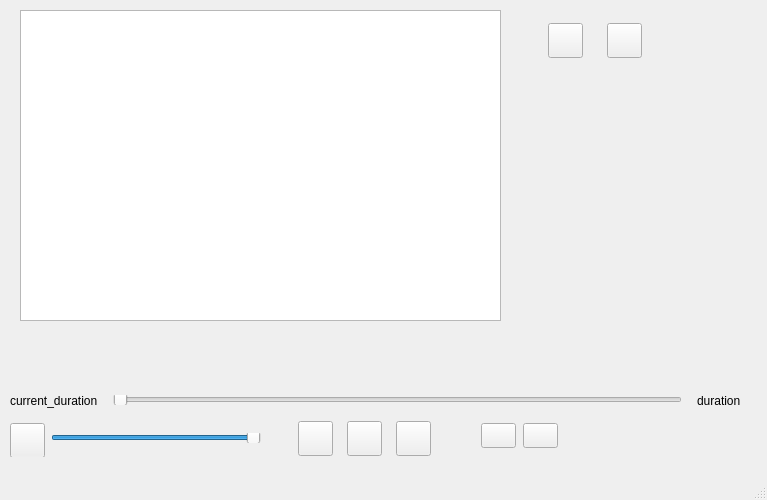
<?xml version="1.0" encoding="UTF-8"?>
<ui version="4.0">
 <class>MainWindow</class>
 <widget class="QMainWindow" name="MainWindow">
  <property name="enabled">
   <bool>true</bool>
  </property>
  <property name="geometry">
   <rect>
    <x>0</x>
    <y>0</y>
    <width>767</width>
    <height>500</height>
   </rect>
  </property>
  <property name="minimumSize">
   <size>
    <width>767</width>
    <height>500</height>
   </size>
  </property>
  <property name="maximumSize">
   <size>
    <width>767</width>
    <height>500</height>
   </size>
  </property>
  <property name="windowTitle">
   <string>MainWindow</string>
  </property>
  <widget class="QWidget" name="centralwidget">
   <widget class="QListWidget" name="SongList">
    <property name="geometry">
     <rect>
      <x>20</x>
      <y>10</y>
      <width>481</width>
      <height>311</height>
     </rect>
    </property>
   </widget>
   <widget class="QLabel" name="track_name">
    <property name="geometry">
     <rect>
      <x>150</x>
      <y>370</y>
      <width>361</width>
      <height>20</height>
     </rect>
    </property>
    <property name="text">
     <string/>
    </property>
   </widget>
   <widget class="QWidget" name="layoutWidget">
    <property name="geometry">
     <rect>
      <x>10</x>
      <y>420</y>
      <width>251</width>
      <height>37</height>
     </rect>
    </property>
    <layout class="QHBoxLayout" name="horizontalLayout_2">
     <item>
      <widget class="QPushButton" name="mute">
       <property name="sizePolicy">
        <sizepolicy hsizetype="Minimum" vsizetype="Preferred">
         <horstretch>0</horstretch>
         <verstretch>5</verstretch>
        </sizepolicy>
       </property>
       <property name="minimumSize">
        <size>
         <width>35</width>
         <height>35</height>
        </size>
       </property>
       <property name="maximumSize">
        <size>
         <width>30</width>
         <height>30</height>
        </size>
       </property>
       <property name="mouseTracking">
        <bool>false</bool>
       </property>
       <property name="text">
        <string/>
       </property>
       <property name="icon">
        <iconset resource="icons.qrc">
         <normaloff>:/img/on_volume.png</normaloff>:/img/on_volume.png</iconset>
       </property>
       <property name="iconSize">
        <size>
         <width>30</width>
         <height>30</height>
        </size>
       </property>
      </widget>
     </item>
     <item>
      <widget class="QSlider" name="Volume">
       <property name="sizePolicy">
        <sizepolicy hsizetype="Expanding" vsizetype="Preferred">
         <horstretch>0</horstretch>
         <verstretch>0</verstretch>
        </sizepolicy>
       </property>
       <property name="maximumSize">
        <size>
         <width>16777215</width>
         <height>10</height>
        </size>
       </property>
       <property name="maximum">
        <number>100</number>
       </property>
       <property name="value">
        <number>100</number>
       </property>
       <property name="orientation">
        <enum>Qt::Horizontal</enum>
       </property>
      </widget>
     </item>
    </layout>
   </widget>
   <widget class="QWidget" name="layoutWidget">
    <property name="geometry">
     <rect>
      <x>10</x>
      <y>385</y>
      <width>731</width>
      <height>31</height>
     </rect>
    </property>
    <layout class="QHBoxLayout" name="horizontalLayout">
     <property name="spacing">
      <number>15</number>
     </property>
     <property name="sizeConstraint">
      <enum>QLayout::SetDefaultConstraint</enum>
     </property>
     <property name="leftMargin">
      <number>0</number>
     </property>
     <item>
      <widget class="QLabel" name="current_duration_ms">
       <property name="text">
        <string>current_duration</string>
       </property>
      </widget>
     </item>
     <item>
      <widget class="QSlider" name="Duration">
       <property name="maximumSize">
        <size>
         <width>16777215</width>
         <height>10</height>
        </size>
       </property>
       <property name="maximum">
        <number>1000</number>
       </property>
       <property name="orientation">
        <enum>Qt::Horizontal</enum>
       </property>
       <property name="tickPosition">
        <enum>QSlider::NoTicks</enum>
       </property>
      </widget>
     </item>
     <item>
      <widget class="QLabel" name="duration_ms">
       <property name="text">
        <string>duration</string>
       </property>
      </widget>
     </item>
    </layout>
   </widget>
   <widget class="QWidget" name="layoutWidget">
    <property name="geometry">
     <rect>
      <x>290</x>
      <y>420</y>
      <width>150</width>
      <height>37</height>
     </rect>
    </property>
    <layout class="QHBoxLayout" name="horizontalLayout_3">
     <item>
      <widget class="QPushButton" name="Back">
       <property name="sizePolicy">
        <sizepolicy hsizetype="Maximum" vsizetype="Fixed">
         <horstretch>0</horstretch>
         <verstretch>0</verstretch>
        </sizepolicy>
       </property>
       <property name="minimumSize">
        <size>
         <width>35</width>
         <height>35</height>
        </size>
       </property>
       <property name="maximumSize">
        <size>
         <width>35</width>
         <height>35</height>
        </size>
       </property>
       <property name="text">
        <string/>
       </property>
       <property name="icon">
        <iconset resource="icons.qrc">
         <normaloff>:/img/back.png</normaloff>:/img/back.png</iconset>
       </property>
       <property name="iconSize">
        <size>
         <width>35</width>
         <height>35</height>
        </size>
       </property>
      </widget>
     </item>
     <item>
      <widget class="QPushButton" name="Play">
       <property name="sizePolicy">
        <sizepolicy hsizetype="Maximum" vsizetype="Fixed">
         <horstretch>0</horstretch>
         <verstretch>0</verstretch>
        </sizepolicy>
       </property>
       <property name="minimumSize">
        <size>
         <width>35</width>
         <height>35</height>
        </size>
       </property>
       <property name="maximumSize">
        <size>
         <width>35</width>
         <height>35</height>
        </size>
       </property>
       <property name="text">
        <string/>
       </property>
       <property name="icon">
        <iconset resource="icons.qrc">
         <normaloff>:/img/play.png</normaloff>:/img/play.png</iconset>
       </property>
       <property name="iconSize">
        <size>
         <width>35</width>
         <height>35</height>
        </size>
       </property>
      </widget>
     </item>
     <item>
      <widget class="QPushButton" name="Next">
       <property name="sizePolicy">
        <sizepolicy hsizetype="Maximum" vsizetype="Fixed">
         <horstretch>0</horstretch>
         <verstretch>0</verstretch>
        </sizepolicy>
       </property>
       <property name="minimumSize">
        <size>
         <width>35</width>
         <height>35</height>
        </size>
       </property>
       <property name="maximumSize">
        <size>
         <width>35</width>
         <height>35</height>
        </size>
       </property>
       <property name="text">
        <string/>
       </property>
       <property name="icon">
        <iconset resource="icons.qrc">
         <normaloff>:/img/next.png</normaloff>:/img/next.png</iconset>
       </property>
       <property name="iconSize">
        <size>
         <width>35</width>
         <height>35</height>
        </size>
       </property>
      </widget>
     </item>
    </layout>
   </widget>
   <widget class="QWidget" name="layoutWidget">
    <property name="geometry">
     <rect>
      <x>480</x>
      <y>420</y>
      <width>81</width>
      <height>31</height>
     </rect>
    </property>
    <layout class="QHBoxLayout" name="horizontalLayout_5">
     <item>
      <widget class="QPushButton" name="Shuffle">
       <property name="minimumSize">
        <size>
         <width>35</width>
         <height>25</height>
        </size>
       </property>
       <property name="maximumSize">
        <size>
         <width>35</width>
         <height>25</height>
        </size>
       </property>
       <property name="text">
        <string/>
       </property>
       <property name="iconSize">
        <size>
         <width>35</width>
         <height>25</height>
        </size>
       </property>
      </widget>
     </item>
     <item>
      <widget class="QPushButton" name="repeat">
       <property name="minimumSize">
        <size>
         <width>35</width>
         <height>25</height>
        </size>
       </property>
       <property name="maximumSize">
        <size>
         <width>35</width>
         <height>25</height>
        </size>
       </property>
       <property name="text">
        <string/>
       </property>
       <property name="iconSize">
        <size>
         <width>35</width>
         <height>25</height>
        </size>
       </property>
      </widget>
     </item>
    </layout>
   </widget>
   <widget class="QWidget" name="layoutWidget">
    <property name="geometry">
     <rect>
      <x>530</x>
      <y>10</y>
      <width>131</width>
      <height>61</height>
     </rect>
    </property>
    <layout class="QHBoxLayout" name="horizontalLayout_4">
     <item>
      <widget class="QPushButton" name="Remove">
       <property name="sizePolicy">
        <sizepolicy hsizetype="Minimum" vsizetype="Fixed">
         <horstretch>35</horstretch>
         <verstretch>35</verstretch>
        </sizepolicy>
       </property>
       <property name="maximumSize">
        <size>
         <width>35</width>
         <height>35</height>
        </size>
       </property>
       <property name="sizeIncrement">
        <size>
         <width>35</width>
         <height>35</height>
        </size>
       </property>
       <property name="text">
        <string/>
       </property>
       <property name="iconSize">
        <size>
         <width>35</width>
         <height>35</height>
        </size>
       </property>
      </widget>
     </item>
     <item>
      <widget class="QPushButton" name="Add">
       <property name="minimumSize">
        <size>
         <width>35</width>
         <height>35</height>
        </size>
       </property>
       <property name="maximumSize">
        <size>
         <width>35</width>
         <height>35</height>
        </size>
       </property>
       <property name="text">
        <string/>
       </property>
       <property name="iconSize">
        <size>
         <width>35</width>
         <height>35</height>
        </size>
       </property>
      </widget>
     </item>
    </layout>
   </widget>
  </widget>
  <widget class="QMenuBar" name="menubar">
   <property name="geometry">
    <rect>
     <x>0</x>
     <y>0</y>
     <width>767</width>
     <height>17</height>
    </rect>
   </property>
  </widget>
  <widget class="QStatusBar" name="statusbar"/>
 </widget>
 <resources>
  <include location="icons.qrc"/>
 </resources>
 <connections/>
</ui>
